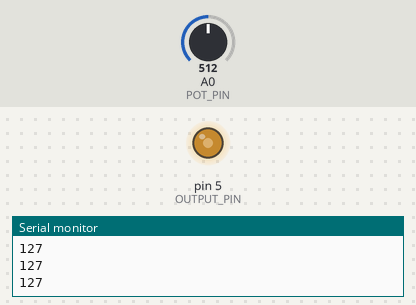
The sketch below on a simulated Arduino Uno, built with avr-gcc and run on an emulated ATmega328P. On the bench: output pins drawn as LEDs (lit = HIGH), the last lines printed to the serial monitor. The test bench sets the inputs (shaded band); at power-on: A0 (POT_PIN) = 512.

Above: at 1.2 s.
1.3 s: A0 (POT_PIN) set to 716
At 1.8 s:
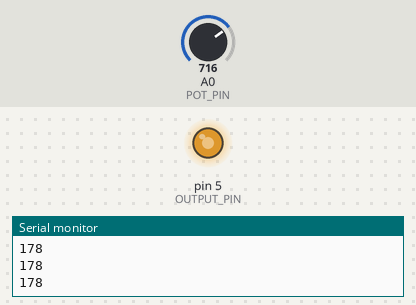
2.8 s: A0 (POT_PIN) set to 900
At 4.0 s:
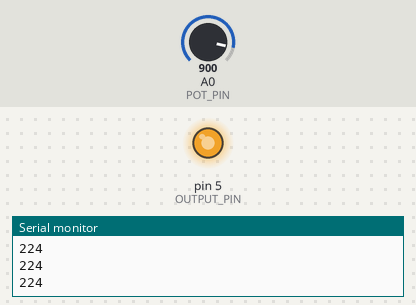
4.3 s: A0 (POT_PIN) set to 122
At 5.3 s:
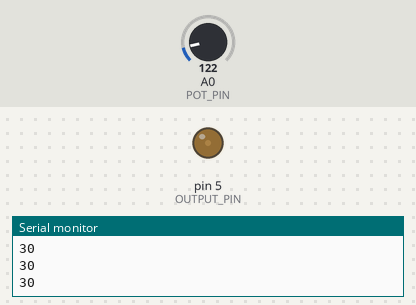
5.8 s: A0 (POT_PIN) set to 0
At 6.4 s:
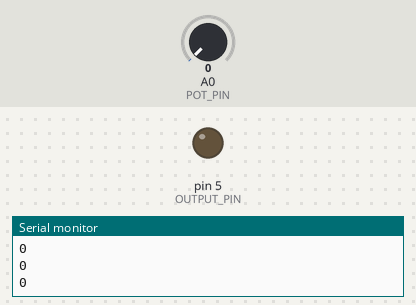
7.3 s: A0 (POT_PIN) set to 511
At 7.6 s:
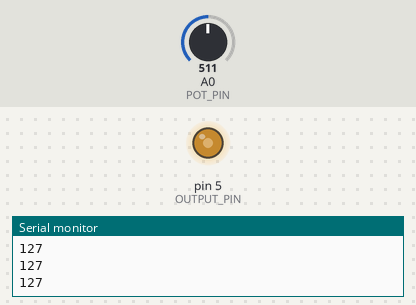
Timing chart, 0 to 9.8 s (numbered marks = the images above; inputs shaded):
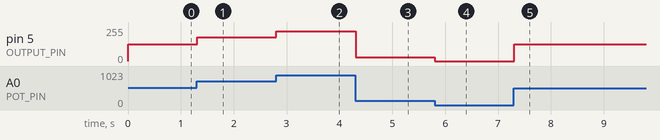

Measured:
- after the input at 1.3 s, pin 5 (OUTPUT_PIN): 127/255 → 178/255 at once
- after the input at 2.8 s, pin 5 (OUTPUT_PIN): 178/255 → 224/255 at once
- after the input at 4.3 s, pin 5 (OUTPUT_PIN): 224/255 → 30/255 at once
- after the input at 5.8 s, pin 5 (OUTPUT_PIN): 30/255 → 0/255 at once
- after the input at 7.3 s, pin 5 (OUTPUT_PIN): 0/255 → 127/255 at once

The sketch:

bjp_transistor_driven_dc_motor_with_pot.ino
```cpp
const int POT_PIN = A0;
const int OUTPUT_PIN = 5;

void setup() {
  pinMode(POT_PIN, INPUT);
  pinMode(OUTPUT_PIN, OUTPUT);
  Serial.begin(9600);
}


void loop() {
  int pot_value = analogRead(POT_PIN);
  int output_value = map(pot_value, 0, 1023, 0, 255);
  Serial.println(output_value);
  analogWrite(OUTPUT_PIN, output_value);
}
```
